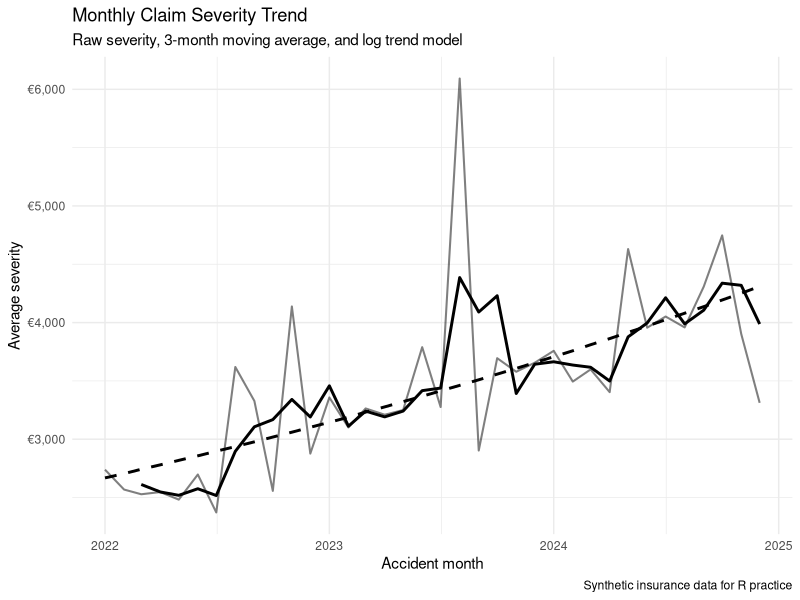
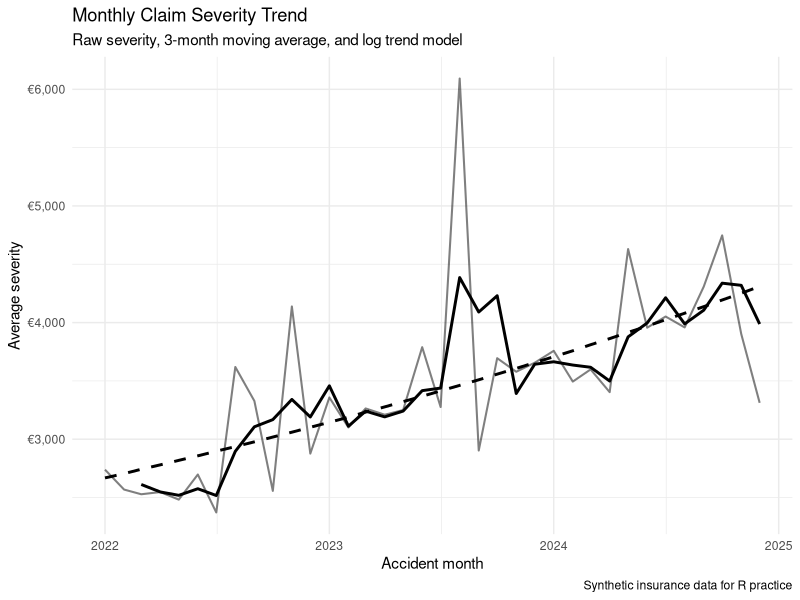

These figures' R source, in order:
# ============================================================
# Day 13 - Trend Modeling Basics
# Gen Re Analyst Role Prep
#
# Goal:
# - Create monthly insurance-style claims data
# - Calculate severity
# - Smooth severity with moving averages
# - Fit simple linear and log trend models
# - Export a reporting summary
# ============================================================


# ----------------------------
# 1. Load packages
# ----------------------------

library(tidyverse)
library(lubridate)
library(slider)
library(openxlsx)


# ----------------------------
# 2. Create output folder if needed
# ----------------------------

if (!dir.exists("outputs")) {
  dir.create("outputs")
}


# ----------------------------
# 3. Create synthetic claims data
# ----------------------------
# In a real job, this data would come from Excel, a database, or an RDS file.
# Today we create fake monthly data so we can focus on trend modeling.

set.seed(123)

monthly_claims <- tibble(
  accident_month = seq.Date(
    from = as.Date("2022-01-01"),
    to   = as.Date("2024-12-01"),
    by   = "month"
  )
) %>%
  mutate(
    month_index = row_number(),
    
    # Simulate claim counts.
    # Claims slowly increase over time, but with randomness.
    claim_count = round(rnorm(
      n = n(),
      mean = 80 + month_index * 0.8,
      sd = 8
    )),
    
    # Simulate average severity.
    # Severity also increases over time and has random noise.
    true_avg_severity = 2500 + month_index * 45,
    
    avg_severity_noisy = rnorm(
      n = n(),
      mean = true_avg_severity,
      sd = 350
    ),
    
    # Add some artificial claim spikes.
    # These represent unusually expensive months.
    avg_severity_noisy = case_when(
      accident_month == as.Date("2022-11-01") ~ avg_severity_noisy * 1.45,
      accident_month == as.Date("2023-08-01") ~ avg_severity_noisy * 1.55,
      accident_month == as.Date("2024-05-01") ~ avg_severity_noisy * 1.35,
      TRUE ~ avg_severity_noisy
    ),
    
    # Total claim amount = number of claims * average severity
    claim_amount = claim_count * avg_severity_noisy,
    
    # Simulate premium amount.
    # Premium grows, but not necessarily at exactly the same speed as claims.
    premium_amount = claim_count * (3200 + month_index * 35),
    
    # Create a basic inflation index.
    # 100 is the base level at the start.
    inflation_index = 100 * (1.004 ^ (month_index - 1))
  )


# ----------------------------
# 4. Create monthly reporting table
# ----------------------------
# This is the kind of table an analyst might build before reporting.

trend_tbl <- monthly_claims %>%
  mutate(
    year = year(accident_month),
    quarter = paste0("Q", quarter(accident_month)),
    year_quarter = paste0(year, "-", quarter),
    
    severity = claim_amount / claim_count,
    
    # Inflation-adjusted severity.
    # This converts each month's severity back to the base inflation level.
    severity_inflation_adjusted = severity / (inflation_index / 100),
    
    loss_ratio = claim_amount / premium_amount
  )


# ----------------------------
# 5. Add moving averages
# ----------------------------
# slide_dbl() lets us calculate rolling / moving values.
#
# .before = 2 means:
# current month + 2 months before = 3-month moving average

trend_tbl <- trend_tbl %>%
  arrange(accident_month) %>%
  mutate(
    severity_ma_3 = slide_dbl(
      .x = severity,
      .f = mean,
      .before = 2,
      .complete = TRUE # R only calculates the value if it has all 3 months available
    ),
    
    severity_ma_6 = slide_dbl(
      .x = severity,
      .f = mean,
      .before = 5,
      .complete = TRUE # R only calculates the value if it has all 3 months available
    ),
    
    severity_adj_ma_3 = slide_dbl(
      .x = severity_inflation_adjusted,
      .f = mean,
      .before = 2,
      .complete = TRUE # R only calculates the value if it has all 3 months available
    )
  )


# ----------------------------
# 6. Fit a simple linear trend model
# ----------------------------
# This asks:
# "How many euros does average severity increase per month?"

linear_model <- lm(
  severity ~ month_index,
  data = trend_tbl
)

linear_summary <- summary(linear_model)

# severity increases by about 45 Euro per month, ceteris paribus
linear_monthly_change <- coef(linear_model)[["month_index"]]


# ----------------------------
# 7. Fit a log trend model
# ----------------------------
# This asks:
# "By approximately what percentage does severity grow each month?"
#
# We use log(severity), because percentage growth is easier to interpret
# with a log model.
#
# For insurance trend work because we usually care about percentage growth

log_model <- lm(
  log(severity) ~ month_index,
  data = trend_tbl
)

log_monthly_growth <- exp(coef(log_model)[["month_index"]]) - 1
log_annual_growth <- exp(12 * coef(log_model)[["month_index"]]) - 1


# ----------------------------
# 8. Add model predictions to the table
# ----------------------------

# very interesting, adding predictions, forecasts based on our linear or log model
# so this is why we build the models
trend_tbl <- trend_tbl %>%
  mutate(
    severity_linear_pred = predict(linear_model, newdata = trend_tbl),
    severity_log_pred = exp(predict(log_model, newdata = trend_tbl))
  )


# ----------------------------
# 9. Create quarterly summary
# ----------------------------
# Important:
# We do NOT average monthly severities directly.
# We recompute severity from totals:
#
# total claims / total claim count
#
# Do not average averages.
# Recalculate the metric from the underlying totals.

quarterly_summary <- trend_tbl %>%
  group_by(year_quarter) %>%
  summarise(
    total_claim_count = sum(claim_count),
    total_claim_amount = sum(claim_amount),
    total_premium = sum(premium_amount),
    
    severity = total_claim_amount / total_claim_count,
    loss_ratio = total_claim_amount / total_premium,
    
    # removes the hidden grouping memory
    .groups = "drop"
  )


# ----------------------------
# 10. Create trend interpretation table
# ----------------------------

trend_interpretation <- tibble(
  metric = c(
    "Linear monthly severity change",
    "Log monthly severity growth",
    "Log annualized severity growth"
  ),
  value = c(
    linear_monthly_change,
    log_monthly_growth,
    log_annual_growth
  ),
  interpretation = c(
    paste0(
      "Average severity increases by about €",
      round(linear_monthly_change, 2),
      " per month."
    ),
    paste0(
      "Average severity grows by about ",
      round(log_monthly_growth * 100, 2),
      "% per month."
    ),
    paste0(
      "Average severity grows by about ",
      round(log_annual_growth * 100, 2),
      "% per year if the monthly trend continues."
    )
  )
)


# ----------------------------
# 11. Plot raw severity, moving average, and model trend
# ----------------------------

severity_trend_plot <- ggplot(trend_tbl, aes(x = accident_month)) +
  geom_line(aes(y = severity), linewidth = 0.7, alpha = 0.5) +
  geom_line(aes(y = severity_ma_3), linewidth = 1) +
  geom_line(aes(y = severity_log_pred), linewidth = 1, linetype = "dashed") +
  labs(
    title = "Monthly Claim Severity Trend",
    subtitle = "Raw severity, 3-month moving average, and log trend model",
    x = "Accident month",
    y = "Average severity",
    caption = "Synthetic insurance data for R practice"
  ) +
  scale_y_continuous(
    labels = scales::label_number(
      prefix = "€",
      big.mark = ","
    )
  ) +
  theme_minimal()

print(severity_trend_plot)


# ----------------------------
# 12. Export plot
# ----------------------------

ggsave(
  filename = "outputs/day_13_severity_trend_plot.png",
  plot = severity_trend_plot,
  width = 9,
  height = 5,
  dpi = 300
)


# ----------------------------
# 13. Export Excel report
# ----------------------------

wb <- createWorkbook()

addWorksheet(wb, "monthly_trend_data")
addWorksheet(wb, "quarterly_summary")
addWorksheet(wb, "trend_interpretation")

writeData(wb, "monthly_trend_data", trend_tbl)
writeData(wb, "quarterly_summary", quarterly_summary)
writeData(wb, "trend_interpretation", trend_interpretation)

saveWorkbook(
  wb,
  file = "outputs/day_13_trend_summary.xlsx",
  overwrite = TRUE
)


# ----------------------------
# 14. Print key outputs
# ----------------------------

cat("\nLinear model interpretation:\n")
cat(
  "Average severity increases by about €",
  round(linear_monthly_change, 2),
  " per month.\n",
  sep = ""
)

cat("\nLog model interpretation:\n")
cat(
  "Average severity grows by about ",
  round(log_monthly_growth * 100, 2),
  "% per month.\n",
  sep = ""
)

cat(
  "Annualized severity growth is about ",
  round(log_annual_growth * 100, 2),
  "% per year.\n",
  sep = ""
)

cat("\nFiles created:\n")
cat("- outputs/day_13_severity_trend_plot.png\n")
cat("- outputs/day_13_trend_summary.xlsx\n")
